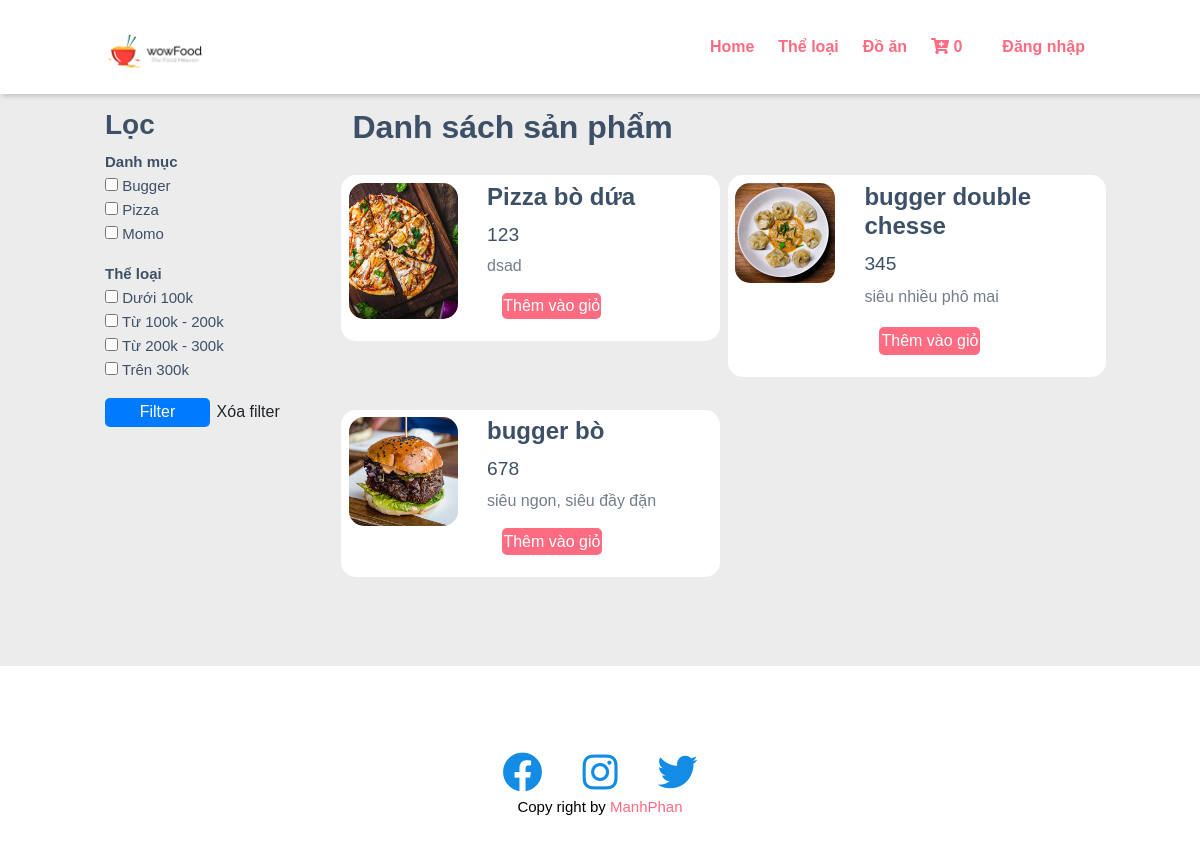
Page /frontend/danh-sach-san-pham.html on the committed database.
### tables this page shows
CREATE TABLE `categories` (
  `id` int(11) NOT NULL,
  `name` varchar(255) NOT NULL COMMENT 'Tên danh mục',
  `type` tinyint(3) DEFAULT 0 COMMENT 'Loại danh mục: 0 - Product, 1 - News',
  `avatar` varchar(255) DEFAULT NULL COMMENT 'Tên file ảnh danh mục',
  `description` text DEFAULT NULL COMMENT 'Mô tả chi tiết cho danh mục',
  `status` tinyint(3) DEFAULT 0 COMMENT 'Trạng thái danh mục: 0 - Inactive, 1 - Active',
  `created_at` timestamp NOT NULL DEFAULT current_timestamp() COMMENT 'Ngày tạo danh mục',
  `updated_at` datetime DEFAULT NULL COMMENT 'Ngày cập nhật cuối'
);

CREATE TABLE `products` (
  `id` int(11) NOT NULL,
  `category_id` int(11) DEFAULT NULL COMMENT 'Id của danh mục mà sản phẩm thuộc về, là khóa ngoại liên kết với bảng categories',
  `title` varchar(255) DEFAULT NULL COMMENT 'Tên sản phẩm',
  `avatar` varchar(255) DEFAULT NULL COMMENT 'Tên file ảnh sản phẩm',
  `price` int(11) DEFAULT NULL COMMENT 'Giá sản phẩm',
  `amount` int(11) DEFAULT NULL COMMENT 'Số lượng sản phẩm trong kho',
  `summary` varchar(255) DEFAULT NULL COMMENT 'Mô tả ngắn cho sản phẩm',
  `content` text DEFAULT NULL COMMENT 'Mô tả chi tiết cho sản phẩm',
  `status` tinyint(3) DEFAULT 0 COMMENT 'Trạng thái danh mục: 0 - Inactive, 1 - Active',
  `seo_title` varchar(255) DEFAULT NULL COMMENT 'Từ khóa seo cho title',
  `seo_description` varchar(255) DEFAULT NULL COMMENT 'Từ khóa seo cho phần mô tả',
  `seo_keywords` varchar(255) DEFAULT NULL COMMENT 'Các từ khóa seo',
  `created_at` timestamp NOT NULL DEFAULT current_timestamp() COMMENT 'Ngày tạo',
  `updated_at` datetime DEFAULT NULL COMMENT 'Ngày cập nhật cuối'
);

### frontend/controllers/Controller.php (called while the page is built, shortened)
<?php
class Controller
{
    public function render($file, $variables = []) {
        extract($variables);
        require_once $file;
        $render_view = ob_get_clean();
        return $render_view;
    }
}

### frontend/controllers/ProductController.php (called while the page is built, shortened)
<?php
require_once 'controllers/Controller.php';
require_once 'models/Product.php';
require_once 'models/Category.php';
class ProductController extends Controller {
  public function showAll() {
    $params = [];
    $product_model = new Product();
    $products = $product_model->getProductInHomePage($params);
    $category_model = new Category();
    $categories = $category_model->getAll();
    $this->content = $this->render('views/products/show_all.php', [
      'products' => $products,
      'categories' => $categories
    ]);
    require_once 'views/layouts/main.php';
  }
}

### frontend/index.php (called while the page is built, shortened)
<?php
$action = isset($_GET['action']) ? $_GET['action'] : 'index';
$object = new $controller();
$object->$action();
?>

### frontend/models/Model.php (called while the page is built, shortened)
<?php
class Model {
  public function __construct() {
    try {
      $this->connection = new PDO(Database::DB_DSN, Database::DB_USERNAME, Database::DB_PASSWORD);
    } catch (PDOException $e) {
      die("Lỗi kết nối: " . $e->getMessage());
    }
  }
}

### frontend/models/Category.php (called while the page is built, shortened)
<?php
require_once 'models/Model.php';
class Category extends Model {
  public function getAll() {
    $sql_select_all = "SELECT * FROM categories WHERE `status` = 1";
    $obj_select_all = $this->connection->prepare($sql_select_all);
    $obj_select_all->execute();
    $categories = $obj_select_all->fetchAll(PDO::FETCH_ASSOC);
    return $categories;
  }
}

### frontend/models/Product.php (called while the page is built, shortened)
<?php
require_once 'models/Model.php';
class Product extends Model {
  public function getProductInHomePage($params = []) {
    $str_filter = '';
    $sql_select = "SELECT products.*, categories.name
          AS category_name FROM products
          INNER JOIN categories ON products.category_id = categories.id
          WHERE products.status = 1 $str_filter";
    $obj_select = $this->connection->prepare($sql_select);
    $obj_select->execute();
    $products = $obj_select->fetchAll(PDO::FETCH_ASSOC);
    return $products;
  }
}

### frontend/helpers/Helper.php (called while the page is built, shortened)
<?php
class Helper
{
    public static function getSlug($str)
    {
        $str = trim(mb_strtolower($str));
        $str = preg_replace('/(à|á|ạ|ả|ã|â|ầ|ấ|ậ|ẩ|ẫ|ă|ằ|ắ|ặ|ẳ|ẵ)/', 'a', $str);
        $str = preg_replace('/(è|é|ẹ|ẻ|ẽ|ê|ề|ế|ệ|ể|ễ)/', 'e', $str);
        $str = preg_replace('/(ì|í|ị|ỉ|ĩ)/', 'i', $str);
        $str = preg_replace('/(ò|ó|ọ|ỏ|õ|ô|ồ|ố|ộ|ổ|ỗ|ơ|ờ|ớ|ợ|ở|ỡ)/', 'o', $str);
        $str = preg_replace('/(ù|ú|ụ|ủ|ũ|ư|ừ|ứ|ự|ử|ữ)/', 'u', $str);
        $str = preg_replace('/(ỳ|ý|ỵ|ỷ|ỹ)/', 'y', $str);
        $str = preg_replace('/(đ)/', 'd', $str);
        $str = preg_replace('/[^a-z0-9-\s]/', '', $str);
        $str = preg_replace('/([\s]+)/', '-', $str);
        return $str;
    }
}

### frontend/views/products/show_all.php (the view, shortened to what this page needs)
<?php
require_once 'helpers/Helper.php';
?>
<div class="food_menu">
    <div class="container">
        <div class="row">
            <div class="main-left col-md-3 col-sm-3 col-xs-12">
                <h3>Lọc</h3>
                <form action="" method="POST">
                    <?php if (!empty($categories)): ?>
                        <div class="form-group">
                            <b>Danh mục</b> <br/>
                            <?php foreach ($categories AS $category):
                                $category_checked = '';
                                ?>
                                <input type="checkbox" name="category[]"
                                       value="<?php echo $category['id']; ?>" <?php echo $category_checked; ?> />
                                <?php echo $category['name']; ?>
                                <br/>
                            <?php endforeach; ?>
                        </div>
                    <?php endif; ?>
                    <div class="form-group">
                        <b>Thể loại</b> <br/>
                        <?php
                        $price1_checked = '';
                        $price2_checked = '';
                        $price3_checked = '';
                        $price4_checked = '';
                        ?>
                        <input type="checkbox" name="price[]" value="1" <?php echo $price1_checked; ?> /> Dưới 100k <br/>
                        <input type="checkbox" name="price[]" value="2" <?php echo $price2_checked; ?> /> Từ 100k - 200k
                        <br/>
                        <input type="checkbox" name="price[]" value="3" <?php echo $price3_checked; ?> /> Từ 200k - 300k
                        <br/>
                        <input type="checkbox" name="price[]" value="4" <?php echo $price4_checked; ?> /> Trên 300k
                        <br/>
                    </div>
                    <div class="form-group">
                        <input type="submit" name="filter" value="Filter" class="btn btn-primary"/>
                        <a href="danh-sach-san-pham.html" class="btn btn-default">Xóa filter</a>
                    </div>
                </form>
            </div>
            <div class="main-right col-md-9 col-sm-9 col-xs-12">
                <h2>Danh sách sản phẩm</h2>
                <?php if (!empty($products)): ?>
                    <div class="link-secondary-wrap row">
                        <?php foreach ($products AS $product):
                            $slug = Helper::getSlug($product['title']);
                            $product_link = "san-pham/$slug/" . $product['id'] . ".html";
                            ?>
                            <div class="service-link col-md-6 col-sm-6 col-xs-12">
                                <div class="food_item">
                                    <div class="food_img">
                                        <a href="<?php echo $product_link; ?>">
                                            <img class="img img_responsive" title="<?php echo $product['title'] ?>"
                                                 src="../backend/assets/uploads/<?php echo $product['avatar'] ?>"
                                                 alt="<?php echo $product['title'] ?>"/>
                                        </a>
                                    </div>
                                    <div class="food_desc">
                                        <h4><?php echo $product['title'] ?></h4>
                                        <p class="food_price"><?php echo number_format($product['price']) ?></p>
                                        <p class="food_detail">
                                            <?php echo $product['summary'] ?>
                                        </p>
                                        <span class="add-to-cart" data-id="<?php echo $product['id']; ?>">
                                <a class="btn btn_primary" href="#" style="color: inherit">Thêm vào giỏ</a>
                            </span>
                                    </div>
                                </div>
                            </div>
                        <?php endforeach; ?>
                    </div>
                <?php endif; ?>
            </div>
        </div>
    </div>
</div>

### frontend/views/layouts/main.php (shortened to what this page needs)
<!DOCTYPE html>
<html lang="en">
<head>
    <link rel="stylesheet" href="assets/css/bootstrap.min.css"/>
    <link rel="stylesheet" href="assets/css/all.min.css"/>
    <link rel="stylesheet" href="assets/css/zebra_tooltips.min.css"/>
    <link rel="stylesheet" href="assets/css/owl.carousel.min.css"/>
    <link rel="stylesheet" href="assets/css/responsive-style.css"/>
    <link rel="stylesheet" href="assets/css/style.css"/>
</head>
<body>
<?php require_once 'header.php'; ?>
<div class="main-content">
    <?php echo $this->content; ?>
</div>
<?php require_once 'footer.php'; ?>
</body>
</html>

### frontend/views/layouts/header.php (shortened to what this page needs)
<?php
$username = '';
$firstname = '';
$avatar = '';
?>
<header class="header-top nopc header">
    <div class="container">
        <div class="row navbar">
            <div class="logo">
                <a href="#" title="Logo">
                    <img src="assets/images/logo.png" alt="Restaurant Logo" class="img_responsive">
                </a>
            </div>
            <div class="menu">
                <ul class="menu_list">
                    <li><a href="index.php">Home</a></li>
                    <li><a href="danh-sach-the-loai.html">Thể loại</a></li>
                    <li><a href="danh-sach-san-pham.html">Đồ ăn</a></li>
                    <li>
                        <a href="gio-hang-cua-ban.html" class="cart-link">
                            <i class="fa fa-cart-plus"></i>
                            <?php
                            $cart_total = 0;
                            ?>
                            <span class="cart-amount">
                                <?php echo $cart_total; ?>
                            </span>
                        </a>
                    <li>
                    <?php if (isset($_SESSION['user'])) :?>
                        <li class="dropdown user user-menu">
                            <a href="#" class="dropdown-toggle" data-toggle="dropdown">
                                <?php if (isset($avatar)){
                                    echo '<img src="../backend/assets/uploads/'.$avatar.' ?>" class="user-image" alt="User Image">';}
                                    else {
                                        echo '<i class="fas fa-user"></i>';
                                    }
                                ?>
                            </a>
                            <ul class="dropdown-menu">
                                <li class="user-header menu_separate">
                                    <div class="pull-left">
                                        <?php if (isset($avatar)){
                                            echo '<img src="../backend/assets/uploads/'.$avatar.' ?>" class="user-image" alt="User Image">';}
                                        else {
                                            echo '<i class="fas fa-user"></i>';
                                        }
                                        ?>
                                    </div>
                                    <div class="pull-right">
                                        <p class="username">
                                            <?php if (isset($firstname)){
                                                echo "$firstname";
                                            }
                                            else{
                                                echo $username;
                                            }
                                            ?>
                                        </p>
                                    </div>
                                </li>
                                <hr>
                                <li class="user-footer">
                                    <div class="">
                                        <a href="trang-ca-nhan.html" class="btn btn-default btn-flat">Trang cá nhân</a>
                                    </div>
                                    <hr>
                                    <div class="">
                                        <a href="settings.html" class="btn btn-default btn-flat">Cài đặt</a>
                                    </div>
                                    <div class="">
                                        <a href="index.php?controller=user&action=logout" class="btn btn-default btn-flat">Đăng xuất</a>
                                    </div>
                                </li>
                            </ul>
                        </li>
                    <?php else :?>
                    <li><a href="dang-nhap.html">Đăng nhập</a></li>
                    <?php endif; ?>
                </ul>
            </div>
        </div>
    </div>
</header>

### frontend/views/layouts/footer.php (shortened to what this page needs)
<div class="footer">
    <div class="container">
        <div class="social row">
            <a href="https://www.facebook.com/profile.php?id=100035728879020" class="social_icon--link" target="_blank">
                <i class="social_icon fab fa-facebook"></i>
            </a>
            <a href="https://www.instagram.com/manhphan22/" class="social_icon--link" target="_blank">
                <i class="social_icon fab fa-instagram"></i>
            </a>
            <a href="#" class="social_icon--link" target="_blank">
                <i class="social_icon fab fa-twitter"></i>
            </a>
        </div>
        <div>
            <P class="h_text">Copy right by <a href="https://www.facebook.com/profile.php?id=100035728879020">ManhPhan</a></P>
        </div>
    </div>
</div>

### rows in the picture
categories: name "Bugger"
categories: name "Pizza"
categories: name "Momo"
products: avatar (picture), title "Pizza bò dứa", price "123", summary "dsad"
products: avatar (picture), title "bugger double chesse", price "345", summary "siêu nhiều phô mai"
products: avatar (picture), title "bugger bò", price "678", summary "siêu ngon, siêu đầy đặn"

### other values in the picture
$cart_total "0"
